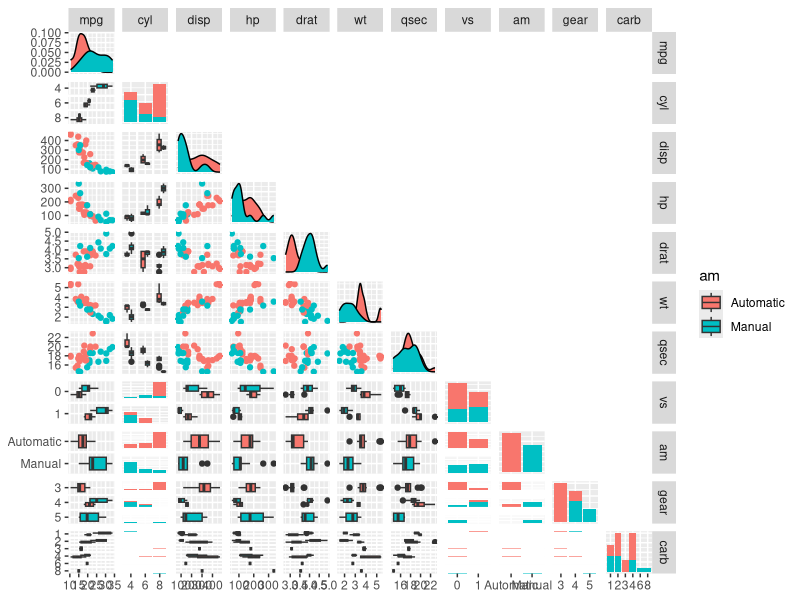
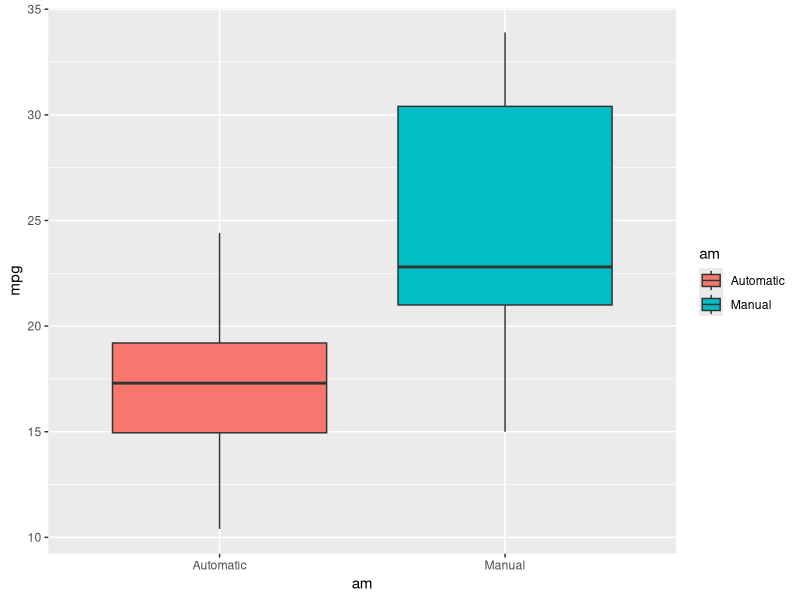
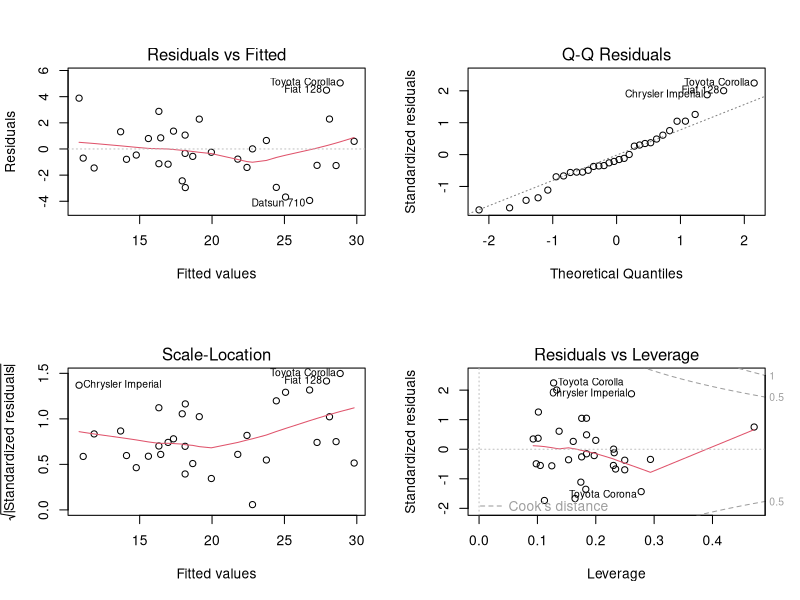

R code for these plots, in order:
## ---- chunk 1
# Loading the required libraries
suppressMessages(library(datasets))
suppressMessages(library(ggplot2))
suppressMessages(library(GGally))

# Loading the 'mtcars' dataset from the datasets library
data("mtcars")

# Convert the following columns to type factor
mtcars$cyl <- as.factor(mtcars$cyl)
mtcars$vs <- as.factor(mtcars$vs)
mtcars$gear <- as.factor(mtcars$gear)
mtcars$carb <- as.factor(mtcars$carb)
mtcars$am <- factor(mtcars$am,labels=c('Automatic','Manual'))

ggpairs(mtcars, ggplot2::aes(colour = am), legend = c(2,1), 
  lower = list(
    continous = "smooth",
    combo =  "box",
    discrete = "facetbar"
  ),
  diag = list(
    continous = "densityDiag",
    discrete = "barDiag"
  ),
  upper = "blank"
)
## ---- chunk 2
ggplot(mtcars, aes(am, mpg))+
  geom_boxplot(aes(fill=am))
## ---- chunk 3
ttest <- t.test(mpg ~ am, mtcars)
print(ttest)
## ---- chunk 4
man<- mtcars[mtcars$am == "Manual",]
summary(man)
## ---- chunk 5
auto<- mtcars[mtcars$am == "Automatic",]
summary(auto)
## ---- chunk 6
model1 <- lm(mpg~ am, mtcars)
model2 <- lm(mpg~ ., mtcars)
## ---- chunk 7
suppressMessages(library(MASS))
modelfinal <- stepAIC(model2, trace = 0)
anova(model1, modelfinal, model2)
## ---- chunk 8
modelfinal$coefficients
## ---- chunk 9
par(mfrow =c(2,2))
plot(modelfinal)
